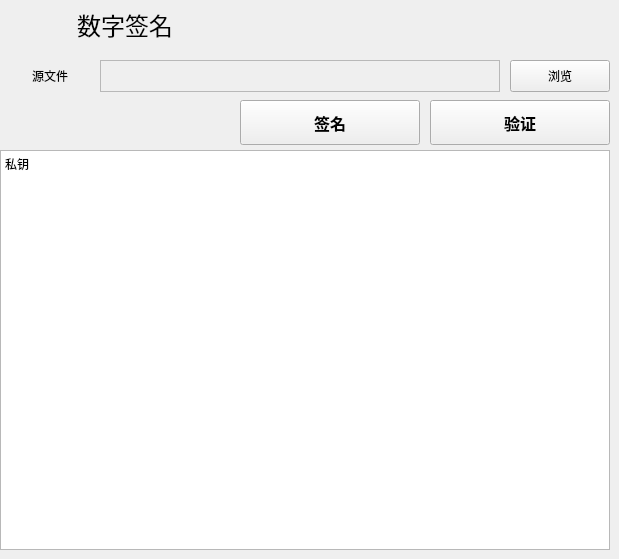
    <widget class="QWidget" name="page_5">
     <widget class="QLabel" name="title_label_5">
      <property name="geometry">
       <rect>
        <x>0</x>
        <y>0</y>
        <width>250</width>
        <height>50</height>
       </rect>
      </property>
      <property name="font">
       <font>
        <family>.萍方-简</family>
        <pointsize>18</pointsize>
       </font>
      </property>
      <property name="text">
       <string>数字签名</string>
      </property>
      <property name="alignment">
       <set>Qt::AlignCenter</set>
      </property>
     </widget>
     <widget class="QTextEdit" name="sig_tf_1">
      <property name="enabled">
       <bool>false</bool>
      </property>
      <property name="geometry">
       <rect>
        <x>100</x>
        <y>60</y>
        <width>400</width>
        <height>32</height>
       </rect>
      </property>
     </widget>
     <widget class="QLabel" name="sig_label_1">
      <property name="geometry">
       <rect>
        <x>0</x>
        <y>60</y>
        <width>100</width>
        <height>32</height>
       </rect>
      </property>
      <property name="text">
       <string>源文件</string>
      </property>
      <property name="alignment">
       <set>Qt::AlignCenter</set>
      </property>
     </widget>
     <widget class="QPushButton" name="sig_push_1">
      <property name="geometry">
       <rect>
        <x>510</x>
        <y>60</y>
        <width>100</width>
        <height>32</height>
       </rect>
      </property>
      <property name="text">
       <string>浏览</string>
      </property>
     </widget>
     <widget class="QPushButton" name="sig_push_3">
      <property name="geometry">
       <rect>
        <x>430</x>
        <y>100</y>
        <width>180</width>
        <height>45</height>
       </rect>
      </property>
      <property name="font">
       <font>
        <family>微软雅黑</family>
        <pointsize>12</pointsize>
        <weight>75</weight>
        <bold>true</bold>
       </font>
      </property>
      <property name="text">
       <string>验证</string>
      </property>
     </widget>
     <widget class="QPushButton" name="sig_push_2">
      <property name="geometry">
       <rect>
        <x>240</x>
        <y>100</y>
        <width>180</width>
        <height>45</height>
       </rect>
      </property>
      <property name="font">
       <font>
        <family>微软雅黑</family>
        <pointsize>12</pointsize>
        <weight>75</weight>
        <bold>true</bold>
       </font>
      </property>
      <property name="text">
       <string>签名</string>
      </property>
     </widget>
     <widget class="QTextEdit" name="sig_tf_2">
      <property name="enabled">
       <bool>true</bool>
      </property>
      <property name="geometry">
       <rect>
        <x>0</x>
        <y>150</y>
        <width>610</width>
        <height>400</height>
       </rect>
      </property>
      <property name="html">
       <string>&lt;!DOCTYPE HTML PUBLIC &quot;-//W3C//DTD HTML 4.0//EN&quot; &quot;http://www.w3.org/TR/REC-html40/strict.dtd&quot;&gt;
&lt;html&gt;&lt;head&gt;&lt;meta name=&quot;qrichtext&quot; content=&quot;1&quot; /&gt;&lt;style type=&quot;text/css&quot;&gt;
p, li { white-space: pre-wrap; }
&lt;/style&gt;&lt;/head&gt;&lt;body style=&quot; font-family:'.蘋方-簡'; font-size:9pt; font-weight:400; font-style:normal;&quot;&gt;
&lt;p style=&quot; margin-top:0px; margin-bottom:0px; margin-left:0px; margin-right:0px; -qt-block-indent:0; text-indent:0px;&quot;&gt;私钥&lt;/p&gt;&lt;/body&gt;&lt;/html&gt;</string>
      </property>
     </widget>
    </widget>
